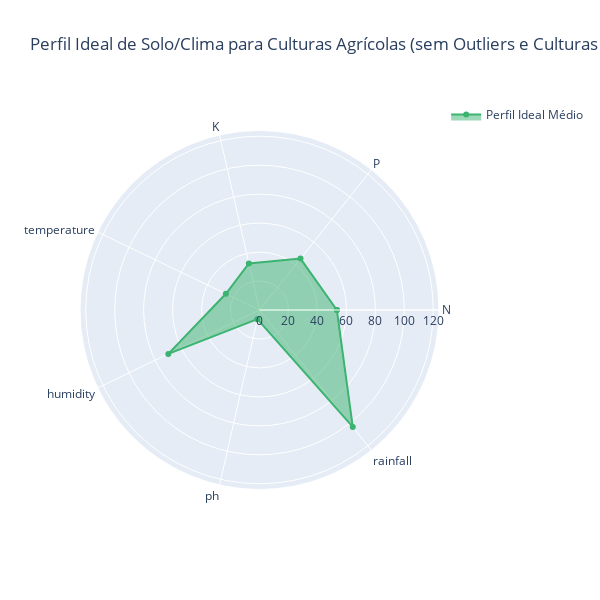

The cell this chart's notebook holds for it:
### Markdown cell above
🧪 Análise do Perfil Ideal de Culturas Agrícolas (com Radar Plot)

Este script realiza uma análise exploratória de dados agrícolas com o objetivo de identificar o perfil ideal de solo e clima para culturas comuns, baseado em registros reais e sem distorções causadas por outliers ou culturas com poucos dados.

✅ Resultado
O gráfico radar representa visualmente o perfil médio ideal para cultivo de culturas agrícolas, sem a influência de outliers ou amostras raras, pode ser usado como base para comparar culturas específicas e identificar onde estão alinhadas ou distantes do ideal.

### Code cell
#🧪 Análise do Perfil Ideal de Culturas Agrícolas (com Radar Plot)

# Remoção de outliers usando o método do IQR
def remover_outliers_iqr(df, colunas):
    df_limpo = df.copy()
    for col in colunas:
        Q1 = df_limpo[col].quantile(0.25)
        Q3 = df_limpo[col].quantile(0.75)
        IQR = Q3 - Q1
        limite_inferior = Q1 - 1.5 * IQR
        limite_superior = Q3 + 1.5 * IQR
        df_limpo = df_limpo[(df_limpo[col] >= limite_inferior) & (df_limpo[col] <= limite_superior)]
    return df_limpo

# Variáveis numéricas
variaveis_numericas = ['N', 'P', 'K', 'temperature', 'humidity', 'ph', 'rainfall']

# Aplicar remoção de outliers
df_sem_outliers = remover_outliers_iqr(df, variaveis_numericas)

# Calcular média geral das variáveis numéricas, agrupado por cultura
perfil_medio = df_sem_outliers.groupby("label")[variaveis_numericas].mean().round(2)

# Remover culturas consideradas outliers — vamos definir "culturas outlier" como aquelas com poucos registros (por exemplo, menos que 30 amostras)
contagem_culturas = df_sem_outliers['label'].value_counts()
culturas_validas = contagem_culturas[contagem_culturas >= 30].index.tolist()
perfil_filtrado = perfil_medio.loc[culturas_validas]

# Calcular o perfil médio geral para essas culturas filtradas
perfil_ideal = perfil_filtrado.mean().round(2)

# Preparar dados para gráfico radar
variaveis = perfil_ideal.index.tolist()
valores = perfil_ideal.values.tolist()

# Fechar ciclo do radar (repete o primeiro ponto)
variaveis += [variaveis[0]]
valores += [valores[0]]


# Criar gráfico radar com Plotly e Exibir

# Exibir perfil ideal
print("🌱 Perfil ideal de solo/clima (média das culturas não-outliers):")
display(perfil_ideal.to_frame(name='valor'))


# Gráfico radar interativo
fig = go.Figure()

fig.add_trace(go.Scatterpolar(
    r=valores,
    theta=variaveis,
    fill='toself',
    name='Perfil Ideal Médio',
    marker=dict(color='mediumseagreen'),
    hoverinfo='text',
    text=[f'{v:.2f}' for v in valores]
))

fig.update_layout(
    polar=dict(
        radialaxis=dict(
            visible=True,
            range=[0, max(valores)*1.2]  # ajustar o range para melhor visualização
        )
    ),
    title="Perfil Ideal de Solo/Clima para Culturas Agrícolas (sem Outliers e Culturas Raras)",
    showlegend=True,
    height=600,
    width=600
)

fig.show()

### Figure 1 — Plotly figure (JSON) as saved in the notebook; plotly's stock layout.template omitted (floating-point values rounded to 4 significant figures)
{"data": [{"fill": "toself", "hoverinfo": "text", "marker": {"color": "mediumseagreen"}, "name": "Perfil Ideal Médio", "r": [53.42, 45.4, 33, 25.77, 69.9, 6.51, 103.3, 53.42], "text": ["53.42", "45.40", "33.00", "25.77", "69.90", "6.51", "103.29", "53.42"], "theta": ["N", "P", "K", "temperature", "humidity", "ph", "rainfall", "N"], "type": "scatterpolar"}], "layout": {"height": 600, "polar": {"radialaxis": {"range": [0, 123.9], "visible": true}}, "showlegend": true, "title": {"text": "Perfil Ideal de Solo/Clima para Culturas Agrícolas (sem Outliers e Culturas Raras)"}, "width": 600}}
